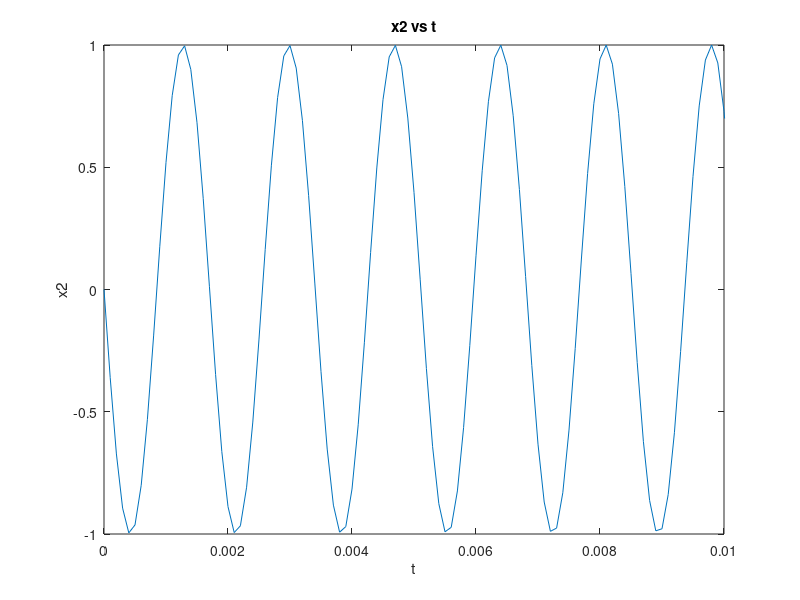

This chart was generated by the following MATLAB code:
f0 = 587;
t = 0:0.0001:3;
phi = pi;
x2 = sin(2*pi*f0*t+phi);
plot(t,x2);
ylabel('x2');
xlabel('t')
xlim([0 0.01]);
title('x2 vs t')
